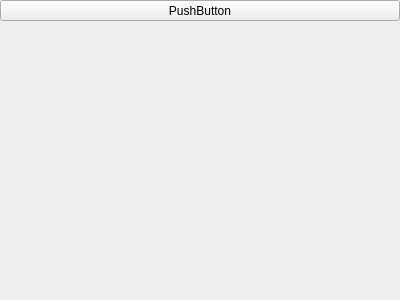
<?xml version="1.0" encoding="UTF-8"?>
<ui version="4.0">
 <class>SettingTabView</class>
 <widget class="QWidget" name="SettingTabView">
  <property name="geometry">
   <rect>
    <x>0</x>
    <y>0</y>
    <width>400</width>
    <height>300</height>
   </rect>
  </property>
  <property name="windowTitle">
   <string>SettingTabView</string>
  </property>
  <layout class="QVBoxLayout" name="verticalLayout">
   <property name="spacing">
    <number>0</number>
   </property>
   <property name="leftMargin">
    <number>0</number>
   </property>
   <property name="topMargin">
    <number>0</number>
   </property>
   <property name="rightMargin">
    <number>0</number>
   </property>
   <property name="bottomMargin">
    <number>0</number>
   </property>
   <item>
    <widget class="QWidget" name="SettingTab_View" native="true">
     <property name="minimumSize">
      <size>
       <width>0</width>
       <height>20</height>
      </size>
     </property>
     <layout class="QVBoxLayout" name="verticalLayout_2">
      <property name="spacing">
       <number>0</number>
      </property>
      <property name="leftMargin">
       <number>0</number>
      </property>
      <property name="topMargin">
       <number>0</number>
      </property>
      <property name="rightMargin">
       <number>0</number>
      </property>
      <property name="bottomMargin">
       <number>0</number>
      </property>
      <item>
       <widget class="QToolButton" name="SettingTab_ListItem_2">
        <property name="sizePolicy">
         <sizepolicy hsizetype="Preferred" vsizetype="Fixed">
          <horstretch>0</horstretch>
          <verstretch>0</verstretch>
         </sizepolicy>
        </property>
        <property name="text">
         <string>PushButton</string>
        </property>
        <property name="checkable">
         <bool>true</bool>
        </property>
       </widget>
      </item>
      <item>
       <spacer name="verticalSpacer">
        <property name="orientation">
         <enum>Qt::Vertical</enum>
        </property>
        <property name="sizeHint" stdset="0">
         <size>
          <width>20</width>
          <height>40</height>
         </size>
        </property>
       </spacer>
      </item>
     </layout>
    </widget>
   </item>
  </layout>
 </widget>
 <layoutdefault spacing="6" margin="11"/>
 <resources/>
 <connections/>
</ui>
